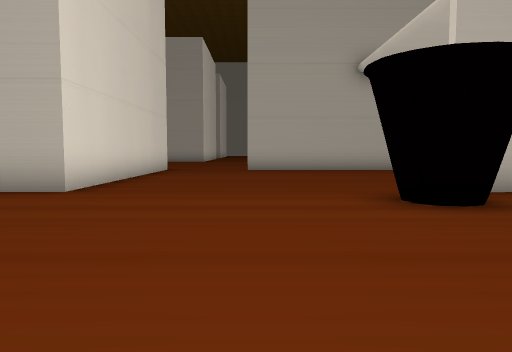
View 1 (above)

24 first-person views from a walk through a Unity game level. The camera is 1.3 m above the floor, tilts 4° down and sees 70° across. The floor is counted in squares, 2 m on a side. Each view is taken from the middle of a square. On the plan, view 1 faces up. The plan holds only what a view shows up to about 11 squares ahead; the rest is blank. The place goes on beyond the plan. The player is left out. Some surface patterns are stand-ins.

View 2
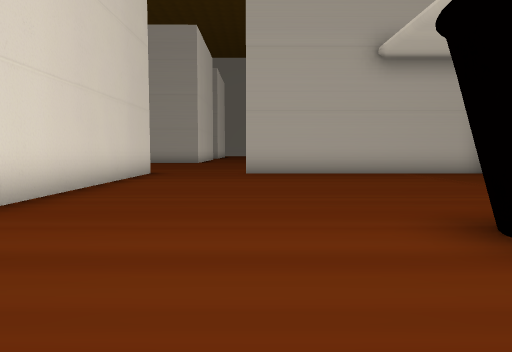

View 3
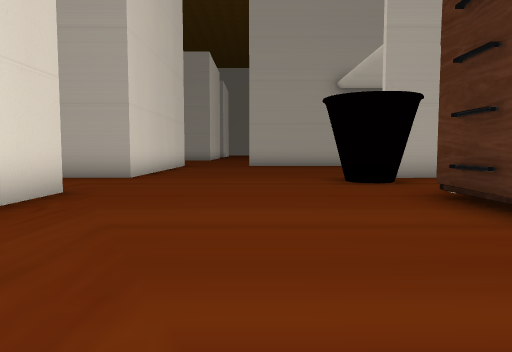

View 4
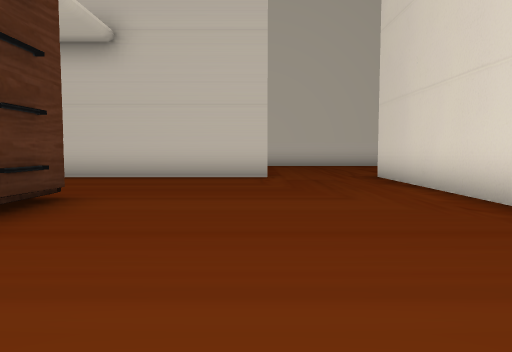

View 5
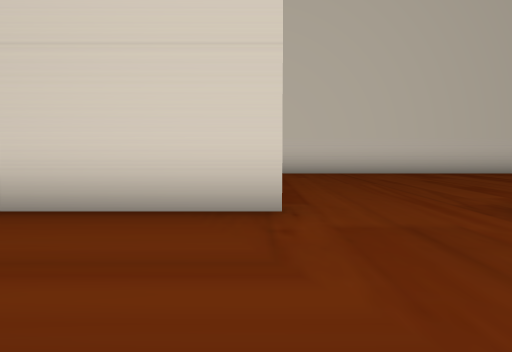

View 6
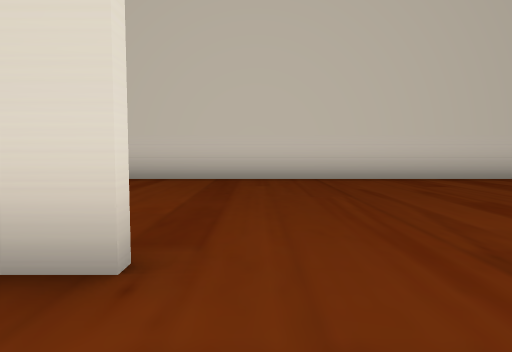

View 7
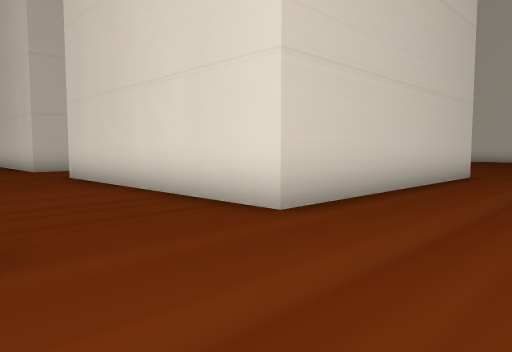

View 8
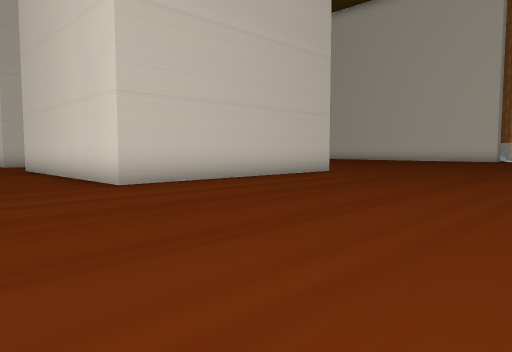

View 9
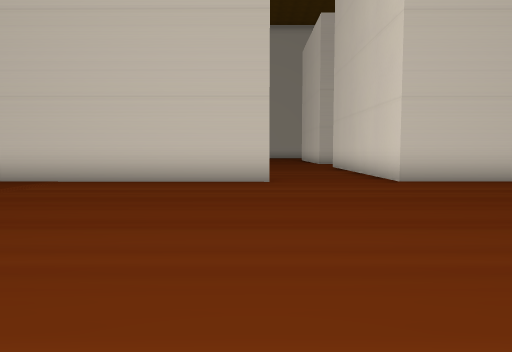

View 10
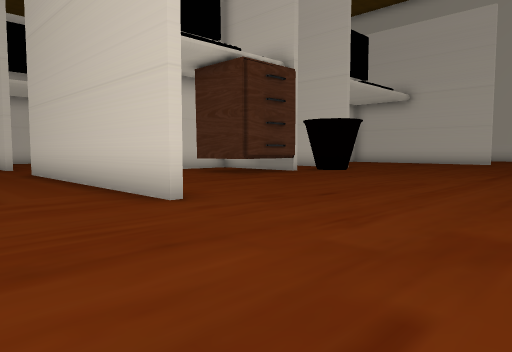

View 11
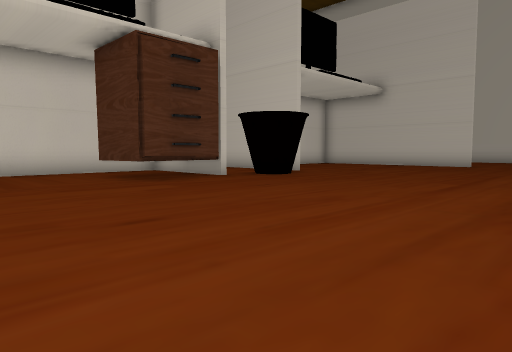

View 12
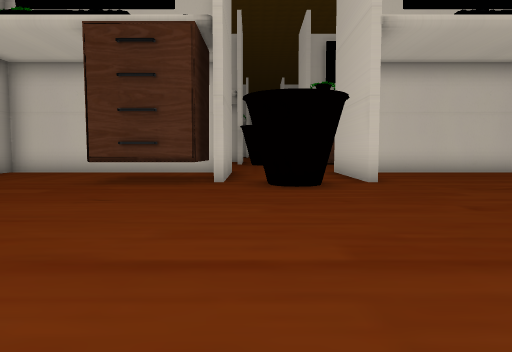

View 13
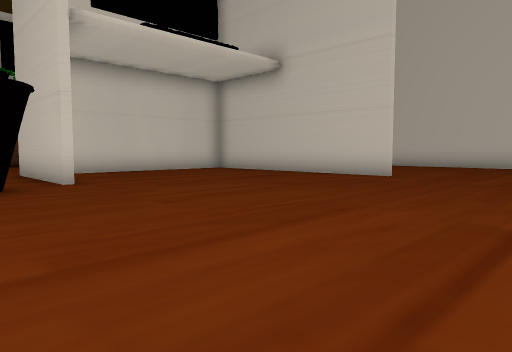

View 14
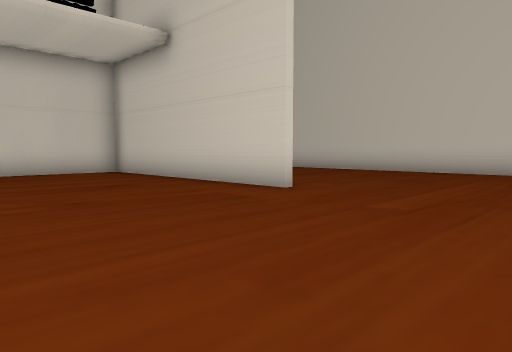

View 15
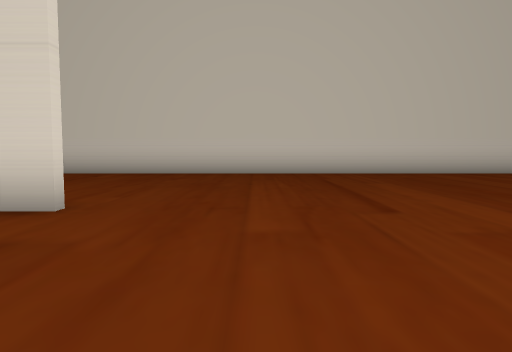

View 16
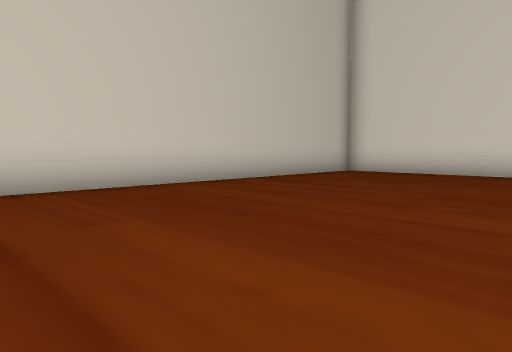

View 17
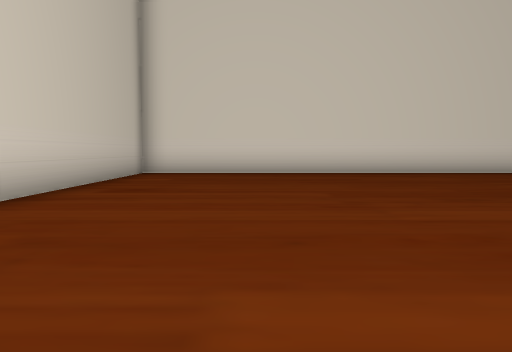

View 18
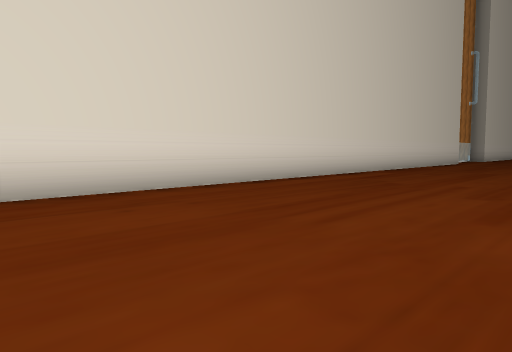

View 19
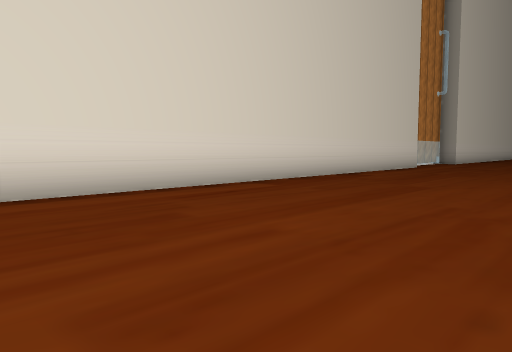

View 20
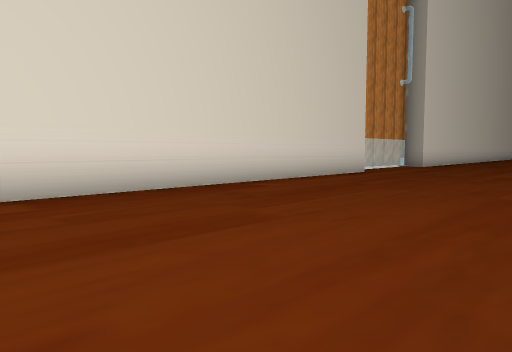

View 21
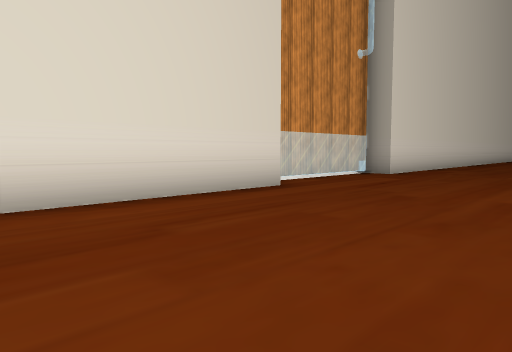

View 22
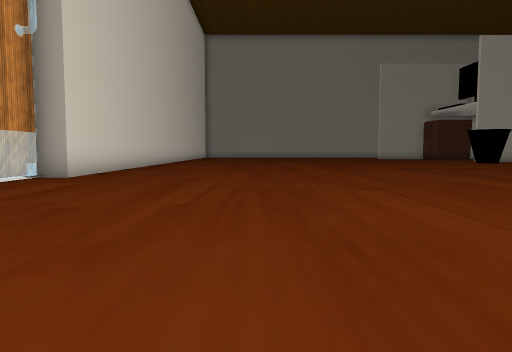

View 23
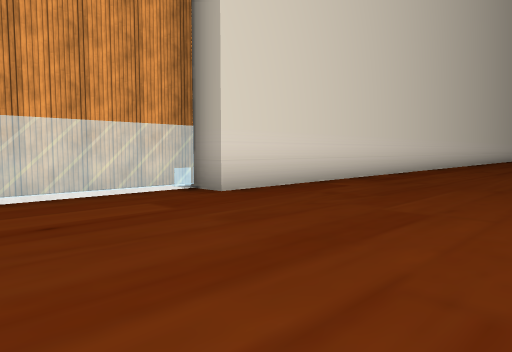

View 24
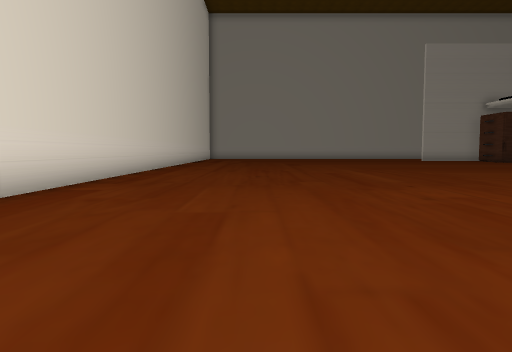

### Floor plan
Points are (right, up) in squares from view 1. A wall is a line through its corners. A room is listed if a view was taken in it or the views show most of it. See-through windows are left out.
Room 1 (views 1, 2, 3, 4, 5, 6)
walls: (-3, 2.6) (-3, -4.1); (-0.4, -3.9) (3.5, -3.9); (-3, 11.4) (-3, 5.7); (3.5, 12.2) (-0.4, 12.2)
ways out: opening at (-2.5, 4.5) to room 2; opening at (-1.5, -4) to room 2; opening at (-1.5, 12) to room 2
objects: other object (2, 4) to (3, 5); other object (3, 2)
Room 2 (views 7, 8, 9, 10, 11, 12, 13, 14, 15, 16, 17, 18, 19, 20, 21, 22, 23, 24)
walls: (-9.9, 12.4) (-3, 12.4) (-3, 11.4); (-6.6, 5.9) (-4.5, 5.9); (-6.6, 2.7) (-3, 2.6); (-3.1, 6.2) (-3.1, 12.2) (-3.8, 12.2); (-3, 5.7) (-6.4, 5.7); (-9.9, -3.9) (-3.1, -3.9) (-3.1, 1.4); (-0.3, 12.4) (3.6, 12.3); (-23.5, 14.2) (-23.5, -10.3) (1.9, -10.3); (-23.5, 26.1) (-23.5, 18.7) (-24.2, 18.7) (-24.3, 15)
ways out: opening at (-2.5, 4.5) to room 1; opening at (-1.5, -4) to room 1; opening at (-1.5, 12) to room 1
objects: other object (-7, 4) to (-7, 5); other object (-7, 7) to (-5, 8)

Positions as (right, up) in squares from view 1, and headings:
1: (0, 0), facing up
2: (0, 2), facing up
3: (0, -3), facing up
4: (0, 5), facing down
5: (0, 0), facing down
6: (-1, -2), facing down
7: (0, 15), facing down-left
8: (0, 19), facing down-left
9: (0, 20), facing down
10: (-14, 15), facing down-right
11: (-14, 12), facing down-right
12: (-14, 5), facing right
13: (-14, 5), facing down-right
14: (-14, 1), facing down-right
15: (-12, 0), facing down
16: (-13, -4), facing down-left
17: (-13, -7), facing left
18: (-18, -5), facing up-left
19: (-18, 0), facing up-left
20: (-18, 4), facing up-left
21: (-19, 9), facing up-left
22: (-19, 10), facing up
23: (-19, 15), facing up-left
24: (-20, 15), facing up
